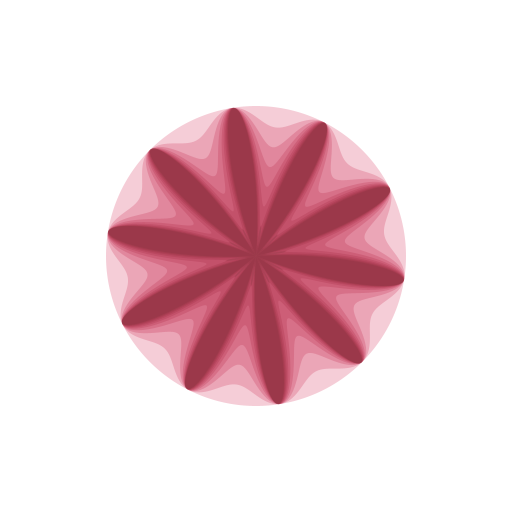
Frame 1 (no input)
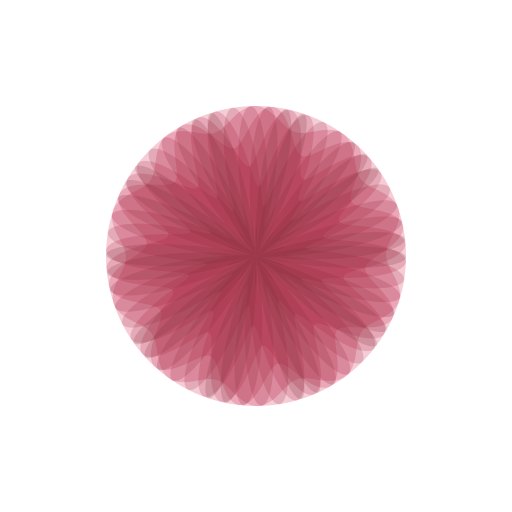
Frame 60 (the mouse pressed at the canvas centre just before this capture)
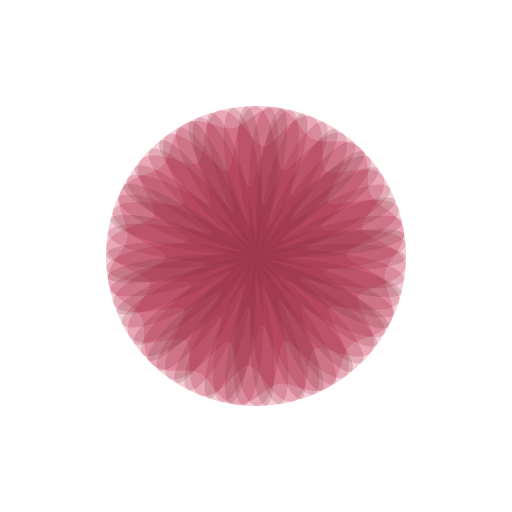
Frame 120 (the mouse held since frame 60 and released just before this capture)

The Processing sketch that drew these frames (run headless with seeded random() and noise(); from frame 60 on, the mouse is pressed at the canvas centre):

// Processing sketch: processing_133285
// ── processing_133285.pde

float offset = 0;
color c1 = color(204,0,51);
color c2 = color(102,51,51);
int anz = 10;
float minSpeed = -1;
float maxSpeed = 1;

void setup() {
  size(512,512);
  noStroke();
}

void draw() {
  //blendMode(BLEND);
  //hint(ENABLE_DEPTH_TEST);
  background(255);
  //hint(DISABLE_DEPTH_TEST);
  
  offset+= .01;
  
  int resolution = 360;
  int radius = 150;
  int circleX = width/2;
  int circleY = height/2;
  
  for(int j=0; j<anz; j++) {
    
    beginShape();
    color c = lerpColor(c1,c2,float(j)/anz);
    float speed = lerp(minSpeed, maxSpeed, float(j)/anz);
    fill(c,50);

    for(int i=0; i<resolution; i++) {
      
      float waveAngle = map(i,0,resolution,0,TWO_PI*10);
      float waveOffset = sin(waveAngle)*10*j;
      
      float angle = map(i,0,resolution,0,TWO_PI);
      float circleOffX = cos(angle+offset*speed) * (radius+waveOffset-j*10);
      float circleOffY = sin(angle+offset*speed) * (radius+waveOffset-j*10);
      
      float x = circleX + circleOffX;
      float y = circleY + circleOffY;
          
      vertex(x,y);
    }
    endShape();
  }
}
